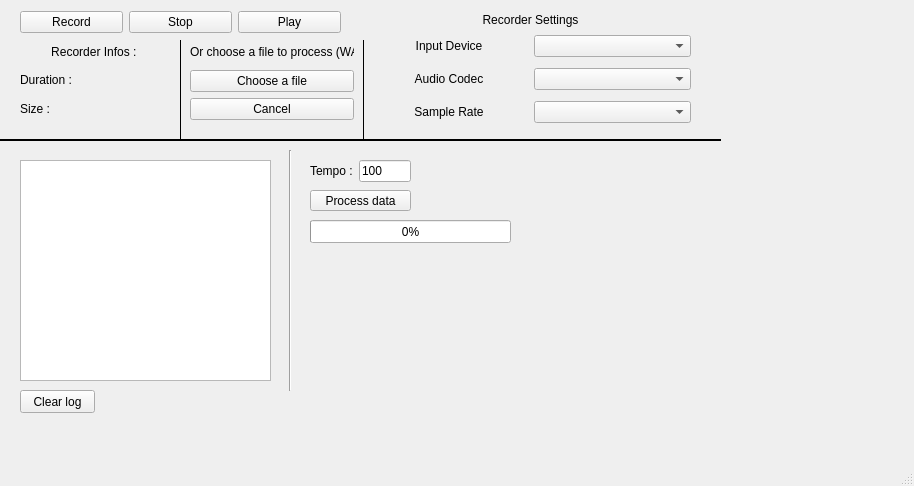
<?xml version="1.0" encoding="UTF-8"?>
<ui version="4.0">
 <class>MainWindow</class>
 <widget class="QMainWindow" name="MainWindow">
  <property name="geometry">
   <rect>
    <x>0</x>
    <y>0</y>
    <width>914</width>
    <height>486</height>
   </rect>
  </property>
  <property name="windowTitle">
   <string>PartitionMaker</string>
  </property>
  <widget class="QWidget" name="centralwidget">
   <widget class="QWidget" name="horizontalLayoutWidget">
    <property name="geometry">
     <rect>
      <x>20</x>
      <y>10</y>
      <width>321</width>
      <height>25</height>
     </rect>
    </property>
    <layout class="QHBoxLayout" name="record_control_layout">
     <item>
      <widget class="QPushButton" name="pushButton_record">
       <property name="text">
        <string>Record</string>
       </property>
      </widget>
     </item>
     <item>
      <widget class="QPushButton" name="pushButton_stop">
       <property name="text">
        <string>Stop</string>
       </property>
      </widget>
     </item>
     <item>
      <widget class="QPushButton" name="pushButton_play">
       <property name="text">
        <string>Play</string>
       </property>
      </widget>
     </item>
    </layout>
   </widget>
   <widget class="QWidget" name="gridLayoutWidget">
    <property name="geometry">
     <rect>
      <x>370</x>
      <y>30</y>
      <width>321</width>
      <height>101</height>
     </rect>
    </property>
    <layout class="QGridLayout" name="gridLayout">
     <item row="0" column="1">
      <widget class="QComboBox" name="input_device"/>
     </item>
     <item row="1" column="1">
      <widget class="QComboBox" name="codec"/>
     </item>
     <item row="0" column="0">
      <widget class="QLabel" name="label_2">
       <property name="text">
        <string>Input Device</string>
       </property>
       <property name="alignment">
        <set>Qt::AlignCenter</set>
       </property>
      </widget>
     </item>
     <item row="2" column="0">
      <widget class="QLabel" name="label_4">
       <property name="text">
        <string>Sample Rate</string>
       </property>
       <property name="alignment">
        <set>Qt::AlignCenter</set>
       </property>
      </widget>
     </item>
     <item row="1" column="0">
      <widget class="QLabel" name="label_3">
       <property name="text">
        <string>Audio Codec</string>
       </property>
       <property name="alignment">
        <set>Qt::AlignCenter</set>
       </property>
      </widget>
     </item>
     <item row="2" column="1">
      <widget class="QComboBox" name="sample_rate"/>
     </item>
    </layout>
   </widget>
   <widget class="QLabel" name="label">
    <property name="geometry">
     <rect>
      <x>370</x>
      <y>10</y>
      <width>321</width>
      <height>20</height>
     </rect>
    </property>
    <property name="text">
     <string>Recorder Settings</string>
    </property>
    <property name="alignment">
     <set>Qt::AlignCenter</set>
    </property>
   </widget>
   <widget class="Line" name="line">
    <property name="geometry">
     <rect>
      <x>353</x>
      <y>40</y>
      <width>20</width>
      <height>101</height>
     </rect>
    </property>
    <property name="frameShadow">
     <enum>QFrame::Plain</enum>
    </property>
    <property name="orientation">
     <enum>Qt::Vertical</enum>
    </property>
   </widget>
   <widget class="QWidget" name="verticalLayoutWidget">
    <property name="geometry">
     <rect>
      <x>20</x>
      <y>40</y>
      <width>151</width>
      <height>80</height>
     </rect>
    </property>
    <layout class="QVBoxLayout" name="verticalLayout">
     <item>
      <widget class="QLabel" name="label_6">
       <property name="text">
        <string>Recorder Infos : </string>
       </property>
       <property name="alignment">
        <set>Qt::AlignCenter</set>
       </property>
      </widget>
     </item>
     <item>
      <widget class="QLabel" name="duration_label">
       <property name="locale">
        <locale language="English" country="UnitedStates"/>
       </property>
       <property name="text">
        <string>Duration : </string>
       </property>
       <property name="alignment">
        <set>Qt::AlignLeading|Qt::AlignLeft|Qt::AlignVCenter</set>
       </property>
      </widget>
     </item>
     <item>
      <widget class="QLabel" name="size_label">
       <property name="locale">
        <locale language="English" country="UnitedStates"/>
       </property>
       <property name="text">
        <string>Size : </string>
       </property>
       <property name="alignment">
        <set>Qt::AlignLeading|Qt::AlignLeft|Qt::AlignVCenter</set>
       </property>
      </widget>
     </item>
    </layout>
   </widget>
   <widget class="Line" name="line_2">
    <property name="geometry">
     <rect>
      <x>0</x>
      <y>130</y>
      <width>721</width>
      <height>20</height>
     </rect>
    </property>
    <property name="frameShadow">
     <enum>QFrame::Plain</enum>
    </property>
    <property name="lineWidth">
     <number>2</number>
    </property>
    <property name="orientation">
     <enum>Qt::Horizontal</enum>
    </property>
   </widget>
   <widget class="Line" name="line_3">
    <property name="geometry">
     <rect>
      <x>170</x>
      <y>40</y>
      <width>20</width>
      <height>101</height>
     </rect>
    </property>
    <property name="frameShadow">
     <enum>QFrame::Plain</enum>
    </property>
    <property name="orientation">
     <enum>Qt::Vertical</enum>
    </property>
   </widget>
   <widget class="QWidget" name="verticalLayoutWidget_2">
    <property name="geometry">
     <rect>
      <x>190</x>
      <y>40</y>
      <width>164</width>
      <height>80</height>
     </rect>
    </property>
    <layout class="QVBoxLayout" name="verticalLayout_2">
     <item>
      <widget class="QLabel" name="label_7">
       <property name="text">
        <string>Or choose a file to process (WAV)</string>
       </property>
      </widget>
     </item>
     <item>
      <widget class="QPushButton" name="file_chooser">
       <property name="text">
        <string>Choose a file</string>
       </property>
      </widget>
     </item>
     <item>
      <widget class="QPushButton" name="cancel_file_input">
       <property name="text">
        <string>Cancel</string>
       </property>
      </widget>
     </item>
    </layout>
   </widget>
   <widget class="QPlainTextEdit" name="logger">
    <property name="geometry">
     <rect>
      <x>20</x>
      <y>160</y>
      <width>251</width>
      <height>221</height>
     </rect>
    </property>
    <property name="undoRedoEnabled">
     <bool>false</bool>
    </property>
    <property name="readOnly">
     <bool>true</bool>
    </property>
    <property name="textInteractionFlags">
     <set>Qt::TextSelectableByMouse</set>
    </property>
   </widget>
   <widget class="Line" name="line_4">
    <property name="geometry">
     <rect>
      <x>280</x>
      <y>150</y>
      <width>20</width>
      <height>241</height>
     </rect>
    </property>
    <property name="orientation">
     <enum>Qt::Vertical</enum>
    </property>
   </widget>
   <widget class="QPushButton" name="pushButton_process">
    <property name="geometry">
     <rect>
      <x>310</x>
      <y>190</y>
      <width>101</width>
      <height>21</height>
     </rect>
    </property>
    <property name="text">
     <string>Process data</string>
    </property>
   </widget>
   <widget class="QPushButton" name="pushButton_clear">
    <property name="geometry">
     <rect>
      <x>20</x>
      <y>390</y>
      <width>75</width>
      <height>23</height>
     </rect>
    </property>
    <property name="text">
     <string>Clear log</string>
    </property>
   </widget>
   <widget class="QWidget" name="horizontalLayoutWidget_2">
    <property name="geometry">
     <rect>
      <x>310</x>
      <y>160</y>
      <width>101</width>
      <height>22</height>
     </rect>
    </property>
    <layout class="QHBoxLayout" name="horizontalLayout">
     <item>
      <widget class="QLabel" name="label_5">
       <property name="text">
        <string>Tempo :</string>
       </property>
      </widget>
     </item>
     <item>
      <widget class="QLineEdit" name="tempo">
       <property name="text">
        <string>100</string>
       </property>
      </widget>
     </item>
    </layout>
   </widget>
   <widget class="QProgressBar" name="progressBar">
    <property name="geometry">
     <rect>
      <x>310</x>
      <y>220</y>
      <width>201</width>
      <height>23</height>
     </rect>
    </property>
    <property name="value">
     <number>0</number>
    </property>
   </widget>
   <widget class="QCustomPlot" name="widget" native="true">
    <property name="geometry">
     <rect>
      <x>510</x>
      <y>150</y>
      <width>391</width>
      <height>281</height>
     </rect>
    </property>
   </widget>
  </widget>
  <widget class="QMenuBar" name="menubar">
   <property name="geometry">
    <rect>
     <x>0</x>
     <y>0</y>
     <width>914</width>
     <height>21</height>
    </rect>
   </property>
  </widget>
  <widget class="QStatusBar" name="statusbar"/>
 </widget>
 <customwidgets>
  <customwidget>
   <class>QCustomPlot</class>
   <extends>QWidget</extends>
   <header>qcustomplot.h</header>
   <container>1</container>
  </customwidget>
 </customwidgets>
 <resources/>
 <connections/>
</ui>
